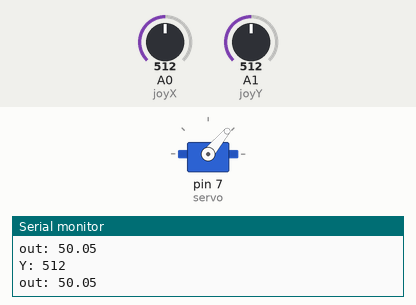
Bench run of a sketch on a simulated Arduino Uno, built with avr-gcc and run on an emulated ATmega328P. On the bench: servo, the last lines printed to the serial monitor. Inputs (shaded band) come from the test bench; at power-on: A1 (joyY) = 512, A0 (joyX) = 512.

Above: at 1.2 s.
1.3 s: A1 (joyY) set to 716
At 2.5 s:
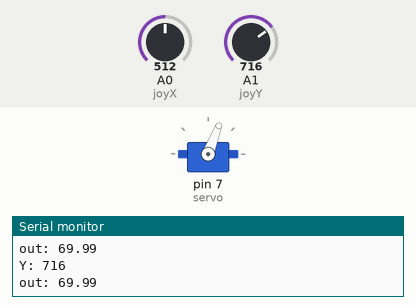
2.8 s: A1 (joyY) set to 900
At 3.6 s:
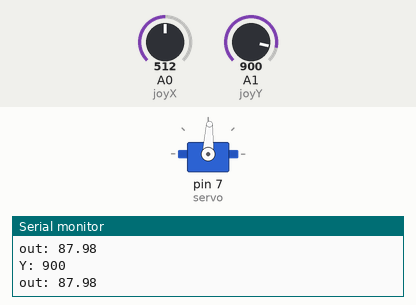
4.3 s: A1 (joyY) set to 1023
At 4.9 s:
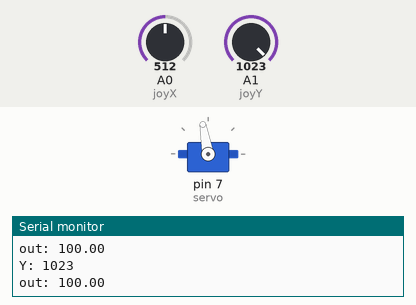
5.8 s: A1 (joyY) set to 988
At 7.1 s:
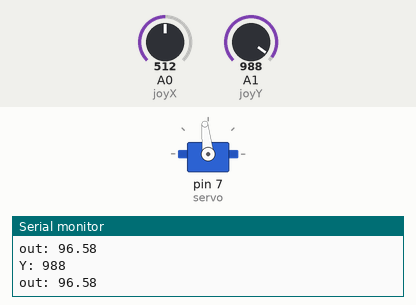
8.8 s: A1 (joyY) set to 306
At 9.7 s:
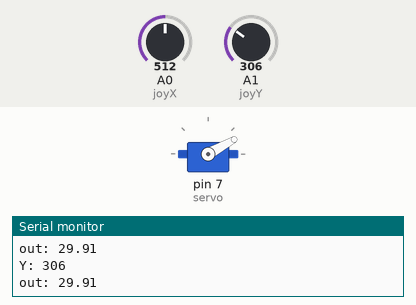
10.3 s: A1 (joyY) set to 122
At 10.6 s:
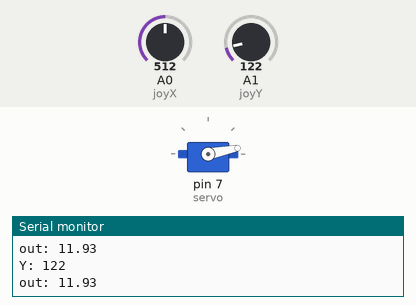
Timing chart, 0 to 12.8 s (numbered marks = the images above; inputs shaded):
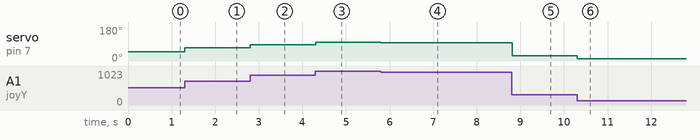

The sketch:

servo.ino
```cpp
#include <Servo.h>
#include <Math.h>

Servo servo;
int joyX = 0;
int joyY = 1;

void setup() {
  // put your setup code here, to run once:
   servo.attach(7);
   Serial.begin(115200);
}

void loop() {
  // put your main code here, to run repeatedly:
  int x = analogRead(joyX);
  int y = analogRead(joyY);
  Serial.print("Y: ");
  Serial.println(y);
  float kerroin = (float) y / 1023;
  float out = kerroin * 100;
  Serial.print("out: ");
  Serial.println(out);
  Serial.println();

  servo.write(out);
  delay(10);

}
```

Measured:
- after the input at 1.3 s, servo on pin 7 (servo): 50° → 69° at once
- after the input at 2.8 s, servo on pin 7 (servo): 69° → 87° at once
- after the input at 4.3 s, servo on pin 7 (servo): 87° → 100° at once
- after the input at 5.8 s, servo on pin 7 (servo): 100° → 96° at once
- after the input at 8.8 s, servo on pin 7 (servo): 96° → 29° at once
- after the input at 10.3 s, servo on pin 7 (servo): 29° → 11° at once
